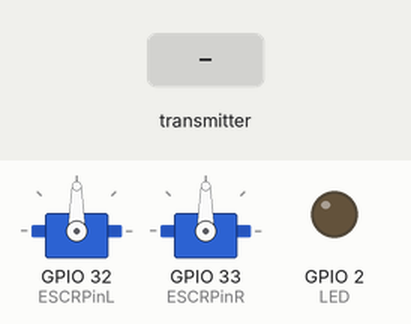
Recording of a sketch running on a simulated ESP32. Parts: 2 × servo, output pins drawn as LEDs (lit = HIGH). Inputs (shaded band) come from the test bench. What the sketch prints to the serial monitor is not drawn.

Above: at 1.2 s.
1.3 s: the transmitter starts sending val = 1024
Timing chart, 0 to 4.3 s (numbered marks = the images above; inputs shaded):
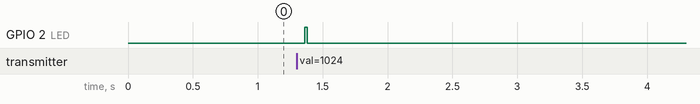

The sketch:

Doente_Brushless_ESPNOW.ino
```cpp
#include <esp_now.h>
#include <WiFi.h>
//Biblioteca para controle de servo p/ brushless
#include <ESP32Servo.h>


//Pinos das ESCs
int ESCRPinL = 32;
int ESCRPinR = 33;

//PWM
int frequenciaESC = 48;
int Ppm_Min_Throttle = 1040;
int Ppm_Max_Throttle = 1960;

Servo ESCL;
Servo ESCR;

#define LED 2

/*
 *Pode ser que entre a linha 105 e 123 haja alguma confusão nas portas
 *do PWM. Caso o sentido de rotação esteja diferindo nos testes, essa
 *é uma possível causa, mas basta consertar no código.
 */


int SpdRight = 0;
int SpdLeft = 0;

int lastVal = 0;

//Estrutura damensagem que será enviada
//DEVE SER A MESMA ESTRUTURA NO EMISSOR
typedef struct struct_message {
  int rightSpd;   //recebe o valor da velocidade da direita
  int leftSpd;  //recebe o valor da velocidade da esquerda
  String Dir; //recebe o valor da direção
  int val;
} struct_message;


struct_message myData;    //Cria um objeto chamado myData

//Função de callback chamada ao receber algum dado
void OnDataRecv(const uint8_t * mac, const uint8_t *incomingData, int len) {
  memcpy(&myData, incomingData, sizeof(myData));
  Serial.print("Bytes received: ");
  Serial.print(len);
  Serial.print("\t");
  Serial.print("VD: ");
  Serial.print(myData.rightSpd);
  Serial.print("\t");
  Serial.print("VE: ");
  Serial.print(myData.leftSpd);
  Serial.print("\t");
}

void setup() {
  // Inicia o monitor Serial
  Serial.begin(115200);

  pinMode(LED, OUTPUT);

  ESCL.setPeriodHertz(frequenciaESC);
  ESCL.attach(ESCRPinL, Ppm_Min_Throttle, Ppm_Max_Throttle);
  ESCR.setPeriodHertz(frequenciaESC);
  ESCR.attach(ESCRPinR, Ppm_Min_Throttle, Ppm_Max_Throttle);

  // Configura o ESP32 como um Wi-Fi Station
  WiFi.mode(WIFI_STA);

  // Inicia o ESP-NOW
  if (esp_now_init() != ESP_OK) {
    Serial.println("Error initializing ESP-NOW");
    ESP.restart();
    return;
  }

  //Configura a função de callback que será chamada ao enviar algum dado
  esp_now_register_recv_cb(OnDataRecv);
}

void loop() {

  if (myData.val == lastVal){
    SpdRight = map(0, -100, 100, 0, 180);
    SpdLeft = map(0, -100, 100, 0, 180);
    digitalWrite(LED, LOW);
  }else{
    SpdRight = map(myData.rightSpd, -100, 100, 0, 180);   // Realiza a conversão para valores entre 0 e 180 para o motor da direita
    SpdLeft = map(myData.leftSpd, -100, 100, 0, 180); // Realiza a conversão para valores entre 0 e 180 para o motor da esquerda
    digitalWrite(LED, HIGH);
  }

  lastVal = myData.val;

  ESCR.write(SpdRight);
  ESCL.write(SpdLeft);

 /* Serial.print("SpdRight: ");
  Serial.print(SpdRight);
  Serial.print("\t");
  Serial.print("SpdLeft: ");
  Serial.println(SpdLeft); */
  delay(20);
}


 
```

Measured:
- after the input at 1.3 s, GPIO 2 (LED): LOW → HIGH after 0.06 s, → LOW 0.02 s later
